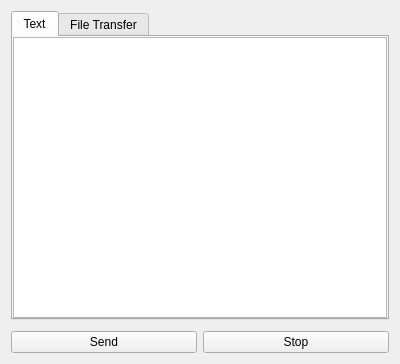
<?xml version="1.0" encoding="UTF-8"?>
<ui version="4.0">
 <class>PasteBoardDialog</class>
 <widget class="QDialog" name="PasteBoardDialog">
  <property name="windowModality">
   <enum>Qt::WindowModality::WindowModal</enum>
  </property>
  <property name="geometry">
   <rect>
    <x>0</x>
    <y>0</y>
    <width>400</width>
    <height>364</height>
   </rect>
  </property>
  <property name="maximumSize">
   <size>
    <width>999999</width>
    <height>999999</height>
   </size>
  </property>
  <property name="windowTitle">
   <string>Paste board</string>
  </property>
  <layout class="QGridLayout" name="gridLayout">
   <item row="1" column="0">
    <layout class="QHBoxLayout" name="horizontalLayout_2">
     <property name="topMargin">
      <number>5</number>
     </property>
     <item>
      <widget class="QPushButton" name="push_button_send">
       <property name="focusPolicy">
        <enum>Qt::FocusPolicy::NoFocus</enum>
       </property>
       <property name="text">
        <string>Send</string>
       </property>
      </widget>
     </item>
     <item>
      <widget class="QPushButton" name="push_button_stop">
       <property name="focusPolicy">
        <enum>Qt::FocusPolicy::NoFocus</enum>
       </property>
       <property name="text">
        <string>Stop</string>
       </property>
      </widget>
     </item>
    </layout>
   </item>
   <item row="0" column="0">
    <widget class="QTabWidget" name="tab_widget">
     <property name="acceptDrops">
      <bool>true</bool>
     </property>
     <property name="currentIndex">
      <number>0</number>
     </property>
     <widget class="QWidget" name="tab_text">
      <attribute name="title">
       <string>Text</string>
      </attribute>
      <layout class="QVBoxLayout" name="verticalLayout">
       <property name="spacing">
        <number>0</number>
       </property>
       <property name="leftMargin">
        <number>0</number>
       </property>
       <property name="topMargin">
        <number>0</number>
       </property>
       <property name="rightMargin">
        <number>0</number>
       </property>
       <property name="bottomMargin">
        <number>0</number>
       </property>
       <item>
        <widget class="QPlainTextEdit" name="plain_text_edit"/>
       </item>
      </layout>
     </widget>
     <widget class="QWidget" name="tab_file_transfer">
      <property name="acceptDrops">
       <bool>true</bool>
      </property>
      <attribute name="title">
       <string>File Transfer</string>
      </attribute>
      <layout class="QVBoxLayout" name="verticalLayout_10">
       <item>
        <widget class="QLabel" name="label_note">
         <property name="acceptDrops">
          <bool>true</bool>
         </property>
         <property name="text">
          <string>&lt;html&gt;&lt;head/&gt;&lt;body&gt;&lt;p&gt;&lt;span style=&quot; font-weight:700;&quot;&gt;This function can only be used in Linux Terminal&lt;/span&gt;&lt;/p&gt;&lt;p&gt;1. Open a terminal, chdir(cd) to target dir.&lt;/p&gt;&lt;p&gt;2. Keep focus on terminal, select a file on this page.&lt;/p&gt;&lt;p&gt;3. Click send, wait and see.&lt;/p&gt;&lt;p&gt;Note: Filename must be ascii, check hash after transfer.&lt;/p&gt;&lt;/body&gt;&lt;/html&gt;</string>
         </property>
         <property name="textFormat">
          <enum>Qt::TextFormat::MarkdownText</enum>
         </property>
         <property name="alignment">
          <set>Qt::AlignmentFlag::AlignLeading|Qt::AlignmentFlag::AlignLeft|Qt::AlignmentFlag::AlignTop</set>
         </property>
         <property name="margin">
          <number>0</number>
         </property>
         <property name="indent">
          <number>0</number>
         </property>
        </widget>
       </item>
       <item>
        <spacer name="verticalSpacer">
         <property name="orientation">
          <enum>Qt::Orientation::Vertical</enum>
         </property>
         <property name="sizeHint" stdset="0">
          <size>
           <width>20</width>
           <height>40</height>
          </size>
         </property>
        </spacer>
       </item>
       <item>
        <widget class="QLabel" name="label_target_file">
         <property name="font">
          <font>
           <bold>true</bold>
          </font>
         </property>
         <property name="acceptDrops">
          <bool>true</bool>
         </property>
         <property name="text">
          <string>Target File:</string>
         </property>
        </widget>
       </item>
       <item>
        <layout class="QHBoxLayout" name="horizontalLayout" stretch="0,0">
         <property name="spacing">
          <number>0</number>
         </property>
         <property name="topMargin">
          <number>4</number>
         </property>
         <property name="bottomMargin">
          <number>4</number>
         </property>
         <item>
          <widget class="QLineEdit" name="line_edit_file_path"/>
         </item>
         <item>
          <widget class="QPushButton" name="push_button_file_select">
           <property name="text">
            <string>Select</string>
           </property>
          </widget>
         </item>
        </layout>
       </item>
       <item>
        <widget class="QProgressBar" name="progress_bar">
         <property name="value">
          <number>0</number>
         </property>
        </widget>
       </item>
       <item>
        <spacer name="verticalSpacer_2">
         <property name="orientation">
          <enum>Qt::Orientation::Vertical</enum>
         </property>
         <property name="sizeHint" stdset="0">
          <size>
           <width>20</width>
           <height>40</height>
          </size>
         </property>
        </spacer>
       </item>
      </layout>
     </widget>
    </widget>
   </item>
  </layout>
 </widget>
 <resources/>
 <connections/>
</ui>
